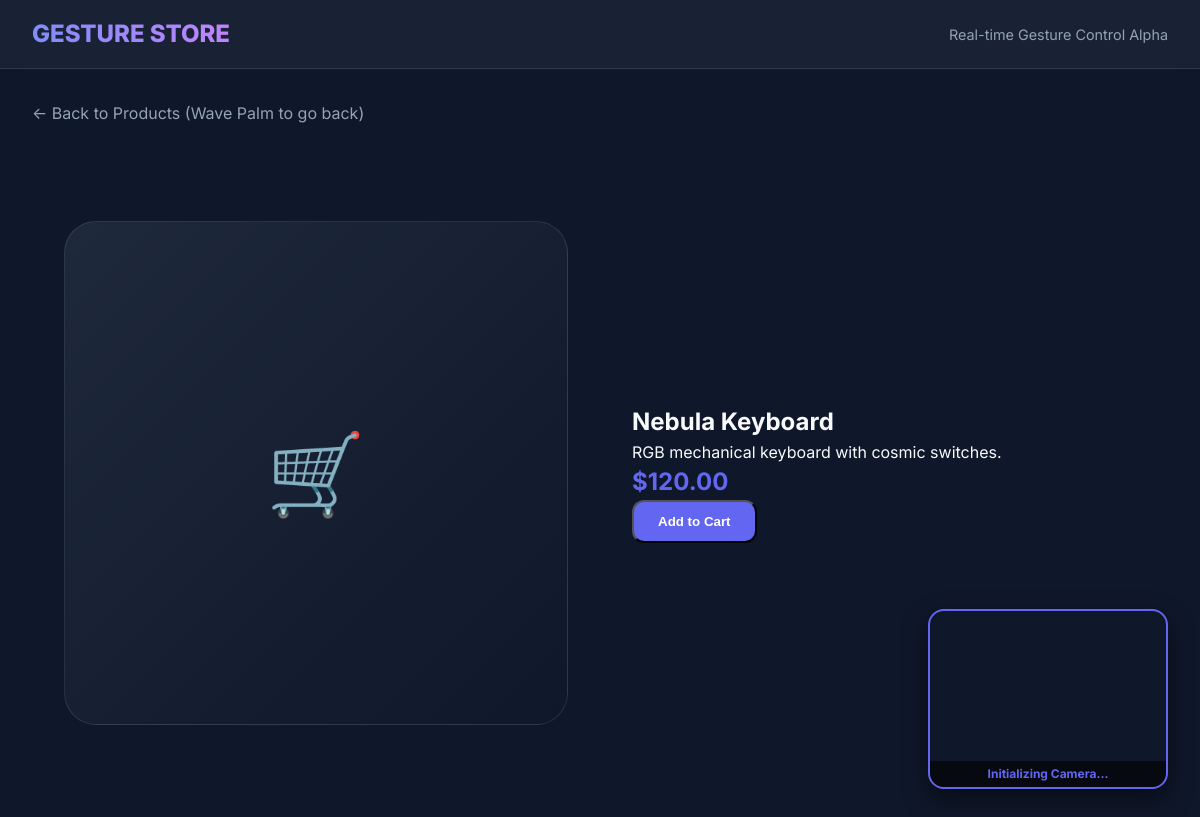
The app's page /product/4 with its own data.
### app/models.py (models this page shows)
class Product(Base):
    __tablename__ = "products"
    id = Column(Integer, primary_key=True, index=True)
    name = Column(String, index=True)
    description = Column(String)
    price = Column(Float)

### app/main.py (the view)
@app.get("/product/{product_id}")
def read_product(request: Request, product_id: int, db: Session = Depends(get_db)):
    product = db.query(Product).filter(Product.id == product_id).first()
    return templates.TemplateResponse(
        request=request, name="product.html", context={"product": product}
    )

### app/templates/product.html (shortened to what this page needs)
<!DOCTYPE html>
<html lang="en">
<head>
    <link rel="stylesheet" href="/static/css/style.css">
</head>
<body>
    <header>
        <div class="logo">GESTURE STORE</div>
        <div class="nav-links">
            <span style="color: var(--text-secondary); font-size: 0.9rem;">Real-time Gesture Control Alpha</span>
        </div>
    </header>
    <div class="container">
        <a href="/" class="back-link">
            ← Back to Products (Wave Palm to go back)
        </a>
        <section class="product-detail animate-fade-in">
            <div class="product-image-placeholder">🛒</div>
            <div class="product-info">
                <h1>{{ product.name }}</h1>
                <p>{{ product.description }}</p>
                <div class="price">
                    ${{ "%.2f"|format(product.price) }}
                </div>
                <button class="btn" onclick="alert('Added to cart!')">
                    Add to Cart
                </button>
            </div>
        </section>
    </div>
    <div id="webcam-container">
        <video id="video-preview" muted></video>
        <div class="gesture-status" id="gesture-text">Initializing Camera...</div>
    </div>
</body>
</html>

### app/static/css/style.css (style rules this page uses)
:root { --primary: #6366f1; --primary-hover: #4f46e5; --bg-dark: #0f172a; --bg-card: #1e293b; --text-primary: #f8fafc; --text-secondary: #94a3b8; --glass: rgba(30, 41, 59, 0.7); --border: rgba(255, 255, 255, 0.1); }
* { margin: 0; padding: 0; box-sizing: border-box; }
body { font-family: 'Inter', system-ui, -apple-system, sans-serif; background-color: var(--bg-dark); color: var(--text-primary); overflow-x: hidden; line-height: 1.5; }
header { position: sticky; top: 0; z-index: 50; background: var(--glass); backdrop-filter: blur(12px); border-bottom: 1px solid var(--border); padding: 1rem 2rem; display: flex; justify-content: space-between; align-items: center; }
.logo { font-size: 1.5rem; font-weight: 800; background: linear-gradient(to right, #818cf8, #c084fc); -webkit-background-clip: text; -webkit-text-fill-color: transparent; }
#webcam-container { position: fixed; bottom: 2rem; right: 2rem; width: 240px; height: 180px; border-radius: 1rem; overflow: hidden; border: 2px solid var(--primary); box-shadow: 0 10px 25px rgba(0, 0, 0, 0.5); z-index: 100; transition: transform 0.3s cubic-bezier(0.4, 0, 0.2, 1); }
#video-preview, #skeleton-canvas { width: 100%; height: 100%; object-fit: cover; transform: scaleX(-1); }
.gesture-status { position: absolute; bottom: 0; left: 0; right: 0; background: rgba(0, 0, 0, 0.6); padding: 0.25rem 0.5rem; font-size: 0.75rem; text-align: center; color: var(--primary); font-weight: bold; }
.container { max-width: 1200px; margin: 0 auto; padding: 2rem; }
.price { font-size: 1.5rem; font-weight: 700; color: var(--primary); }
.btn { display: inline-block; background: var(--primary); color: white; padding: 0.75rem 1.5rem; border-radius: 0.75rem; text-decoration: none; font-weight: 600; transition: background 0.2s; }
.animate-fade-in { animation: fadeInUp 0.6s ease forwards; }
.product-detail { display: grid; grid-template-columns: 1fr 1fr; gap: 4rem; padding: 4rem 2rem; align-items: center; }
.product-image-placeholder { aspect-ratio: 1; background: linear-gradient(135deg, #1e293b 0%, #0f172a 100%); border-radius: 2rem; display: flex; align-items: center; justify-content: center; font-size: 5rem; border: 1px solid var(--border); }
.back-link { color: var(--text-secondary); text-decoration: none; display: flex; align-items: center; gap: 0.5rem; margin-bottom: 2rem; }

### records on screen
Product: name "Nebula Keyboard", description "RGB mechanical keyboard with cosmic switches.", price "120.00"
